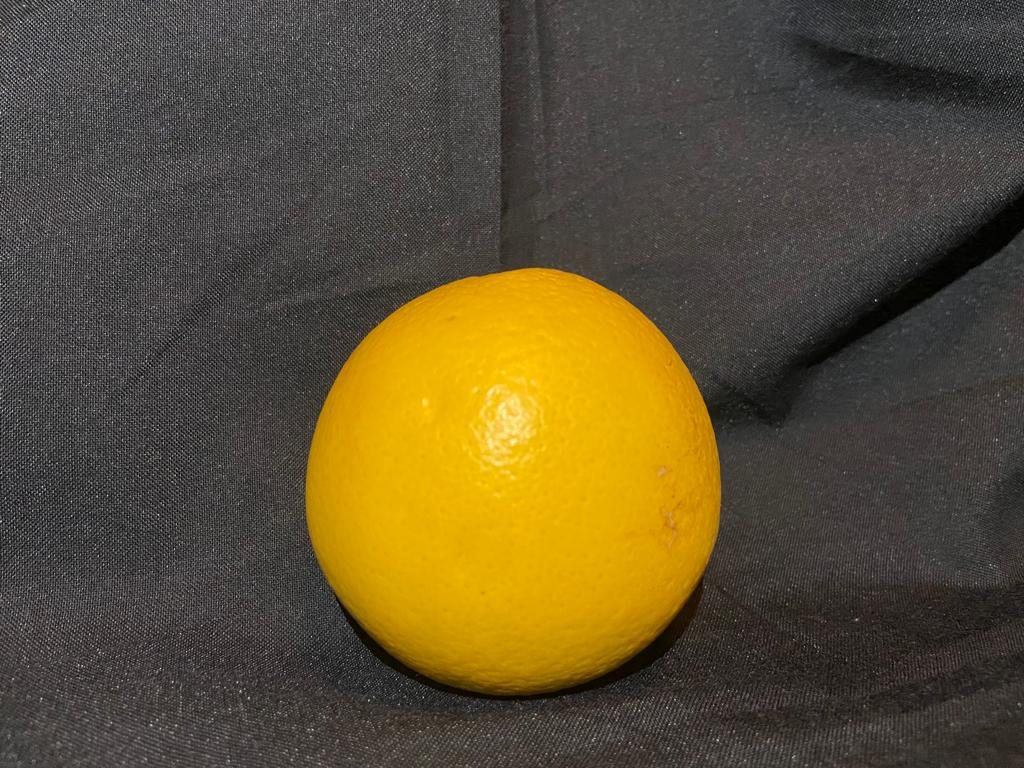
#> input picture PruebaConvoluciones/src/Naranja Buena Calidad (0).jpeg, 1024 x 768 px
$ jupyter execute PruebaNaranja.ipynb
#> lines starting #> are read from the running program, lines starting #| are printed output that depends on the picture; after the words box and inside, x2 and y2 are one past the last pixel; in counts of white or black regions, pixels touching at a corner belong together; long printed decimals are rounded
[cell 1]
import cv2 as cv
import numpy as np
import matplotlib.pyplot as plt

[cell 2]
muestra1 = cv.imread('src/Naranja Buena Calidad (0).jpeg')
#> muestra1 is the input picture: shape (768, 1024, 3); mean B, G, R 51.3, 80.5, 92.9
plt.imshow(cv.cvtColor(muestra1, cv.COLOR_BGR2RGB))

[cell 3]
(b_muestra1,g_muestra1,r_muestra1) = cv.split(muestra1)
cv.imshow('blue mask', b_muestra1)
cv.imshow('green mask', g_muestra1)
cv.imshow('red mask', r_muestra1)

plt.imshow(b_muestra1)
plt.colorbar()
plt.title('Capa azul')
plt.show()

plt.imshow(g_muestra1)
plt.colorbar()
plt.title('Capa verde')
plt.show()

plt.imshow(r_muestra1)
plt.colorbar()
plt.title('Capa roja')
plt.show()

cv.waitKey(0)

[cell 4]
def DistribucionBGR(nombre,img):
#> called with nombre = 'Muestra 1'
    colors = ('b', 'g', 'r')
    for i, col in enumerate(colors):
        hist = cv.calcHist([img], [i], None, [256], [0,256])
        plt.plot(hist, color = col)
        plt.xlim([0,256])
    plt.title(nombre)
    plt.xlabel('Intensidad')
    plt.ylabel('Numero de pixeles')
    plt.show()

DistribucionBGR('Muestra 1', muestra1)

[cell 5]
b_bilateral = cv.bilateralFilter(b_muestra1, 15, 35, 25)
g_bilateral = cv.bilateralFilter(g_muestra1, 15, 35, 25)
r_bilateral = cv.bilateralFilter(r_muestra1, 15, 35, 25)

cv.imshow('Bilateral de capa azul', b_bilateral)
cv.imshow('Bilateral de capa verde', g_bilateral)
cv.imshow('Bilateral de capa roja', r_bilateral)

cv.waitKey(0)

[cell 6]
b_canny = cv.Canny(b_muestra1, 0, 255)
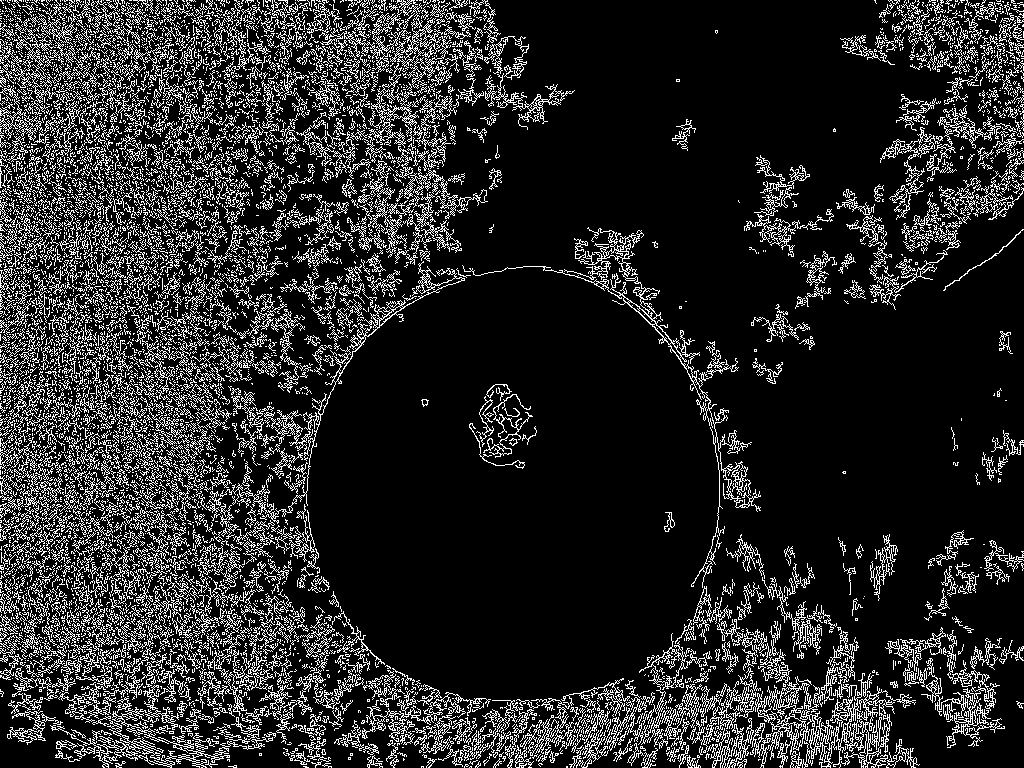
#> b_canny: shape (768, 1024); 15.7% white in thin lines or dots
g_canny = cv.Canny(g_muestra1, 0, 255)
#> g_canny: shape (768, 1024); 15.4% white in thin lines or dots
r_canny = cv.Canny(r_muestra1, 0, 255)
#> r_canny: shape (768, 1024); 15.3% white in thin lines or dots


plt.imshow(b_canny)
plt.colorbar()
plt.title('Capa azul')
plt.show()

plt.imshow(g_canny)
plt.colorbar()
plt.title('Capa verde')
plt.show()

plt.imshow(r_canny)
plt.colorbar()
plt.title('Capa roja')
plt.show()


cv.imshow('Capa azul canny', b_canny)
cv.imshow('Capa green canny', g_canny)
cv.imshow('Capa red canny', r_canny)


cv.waitKey(0)

[cell 7]
b_threshold, b_thresh = cv.threshold(b_muestra1, 150, 255, cv.THRESH_OTSU)
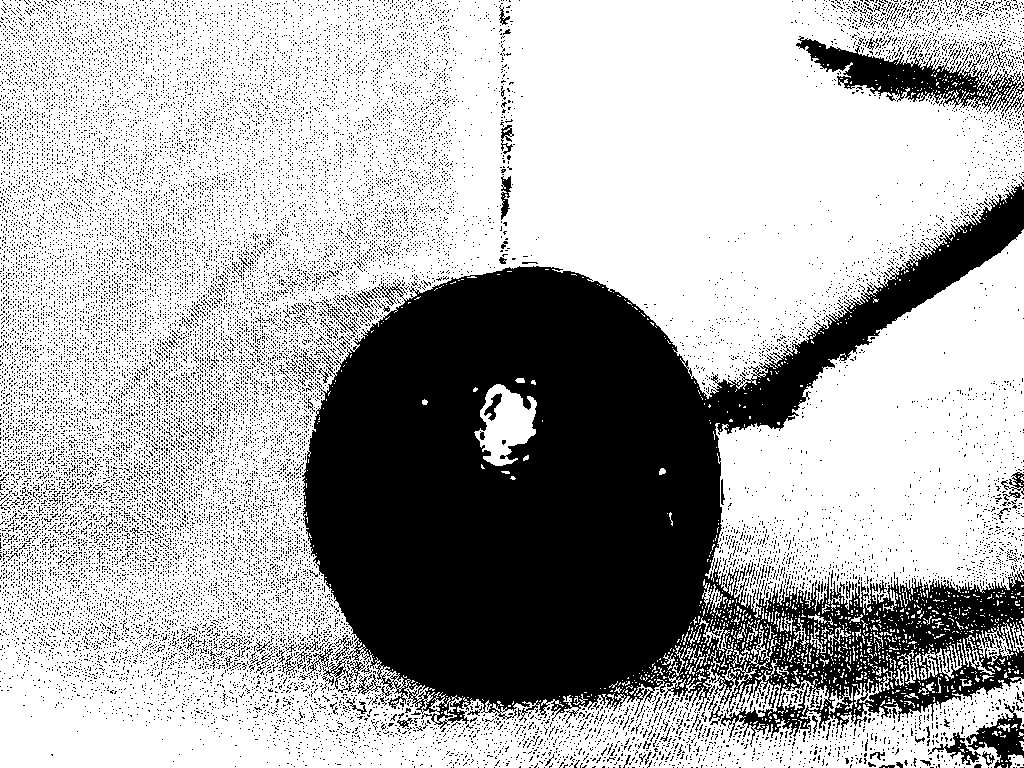
#> b_thresh: shape (768, 1024); 68.5% white; 23798 black regions (23688 under 20 px), largest, box (x1, y1, x2, y2) and area: (302, 182, 1024, 747) 189153, (796, 36, 1024, 114) 5920, (966, 703, 1024, 768) 1493
#> b_threshold = 41
cv.imshow('Capa azul Thesholded', b_thresh)

g_threshold, g_thresh = cv.threshold(g_muestra1, 150, 255, cv.THRESH_OTSU)
#> g_thresh: shape (768, 1024); 19.2% white; 11219 white regions (11216 under 20 px), largest, box (x1, y1, x2, y2) and area: (306, 268, 721, 681) 132731, (21, 72, 39, 85) 37, (48, 41, 64, 50) 24
#> g_threshold = 111
cv.imshow('Capa verde Thesholded', g_thresh)

r_threshold, r_thresh = cv.threshold(r_muestra1, 150, 255, cv.THRESH_OTSU)
#> r_thresh: shape (768, 1024); 17.4% white; 2279 white regions (2278 under 20 px), largest, box (x1, y1, x2, y2) and area: (306, 268, 721, 685) 134370
#> r_threshold = 143
cv.imshow('Capa roja Thesholded', r_thresh)


b_bilateral_threshold, b_bilateral_thresh = cv.threshold(b_bilateral, 150, 255, cv.THRESH_OTSU)
#> b_bilateral_thresh: shape (768, 1024); 78.7% white; 240 black regions (224 under 20 px), largest, box (x1, y1, x2, y2) and area: (304, 187, 1024, 705) 156275, (875, 582, 1024, 662) 4826, (813, 46, 979, 98) 3410
#> b_bilateral_threshold = 34
cv.imshow('Capa azul blured Thesholded', b_bilateral_thresh)

g_bilateral_threshold, g_bilateral_thresh = cv.threshold(g_bilateral, 150, 255, cv.THRESH_OTSU)
#> g_bilateral_thresh: shape (768, 1024); 16.9% white; 927 white regions (926 under 20 px), largest, box (x1, y1, x2, y2) and area: (306, 268, 721, 677) 131923
#> g_bilateral_threshold = 114
cv.imshow('Capa verde blured Thesholded', g_bilateral_thresh)

r_bilateral_threshold, r_bilateral_thresh = cv.threshold(r_bilateral, 150, 255, cv.THRESH_OTSU)
#> r_bilateral_thresh: shape (768, 1024); 17.1% white; 90 white regions (89 under 20 px), largest, box (x1, y1, x2, y2) and area: (306, 268, 721, 682) 134294
#> r_bilateral_threshold = 144
cv.imshow('Capa roja blured Thesholded', r_bilateral_thresh)

cv.waitKey(0)

[cell 8]
plt.imshow(b_bilateral_thresh)
plt.colorbar()
plt.title('Capa azul')
plt.show()

plt.imshow(g_bilateral_thresh)
plt.colorbar()
plt.title('Capa verde')
plt.show()

plt.imshow(r_bilateral_thresh)
plt.colorbar()
plt.title('Capa roja')
plt.show()

[cell 9]
retval, labels, stats, centroids = cv.connectedComponentsWithStats(r_bilateral_thresh)
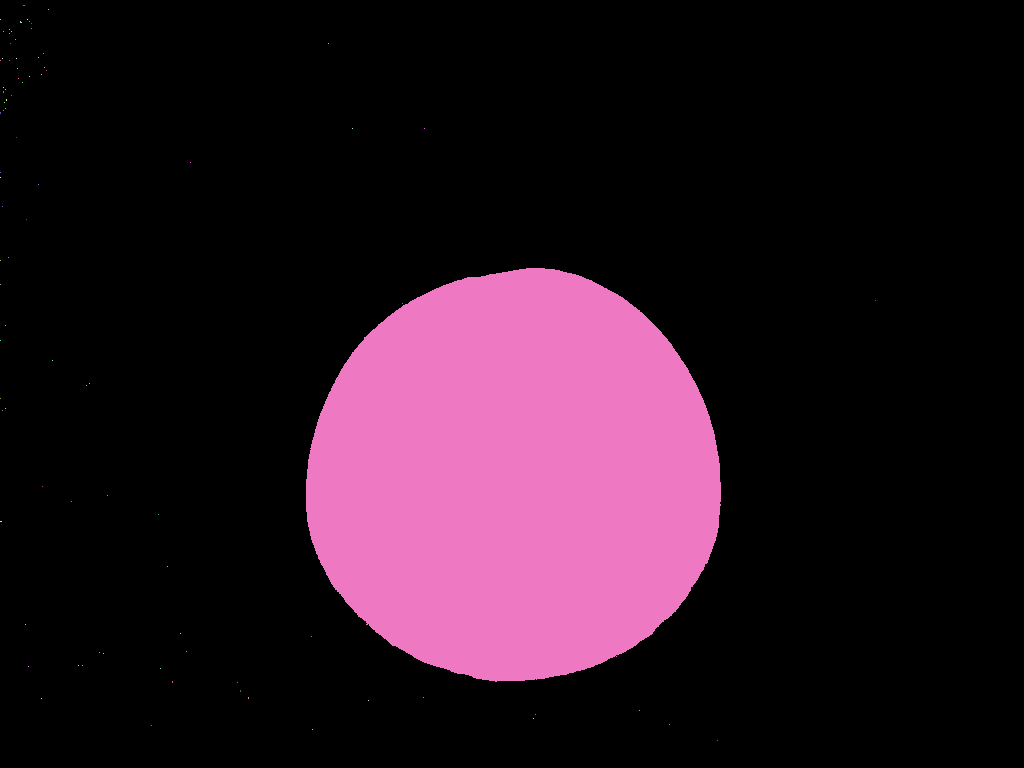
#> labels: shape (768, 1024) int32; 91 distinct labels, from 0 to 90; one colour per label, 0 black
#> retval = 91; stats = 91 rows, first 6: [0, 0, 1024, 768, 652039], [23, 5, 2, 1, 2], [48, 9, 1, 1, 1], [0, 19, 1, 1, 1], [27, 19, 1, 1, 1], [20, 21, 2, 2, 3]; centroids = 91 pairs, first value 0 to 875, second value 5 to 740

# Map component labels to hue val
label_hue = np.uint8(179*labels/np.max(labels))
blank_ch = 255*np.ones_like(label_hue)
labeled_img = cv.merge([label_hue, blank_ch, blank_ch])

# cvt to BGR for display
labeled_img = cv.cvtColor(labeled_img, cv.COLOR_HSV2BGR)

# set bg label to black
labeled_img[label_hue==0] = 0

plt.imshow(labeled_img)

print('Cantidad de componentes conectados: ', retval)
#| Cantidad de componentes conectados:  91
#print(labels)

[cell 10]
area_min = 200

for i in range(0, retval):
    area = stats[i, cv.CC_STAT_AREA]
    if area < area_min:
        #print('Area: {}'.format(area))

        indices = np.where(labels == i)
        r_bilateral_thresh[indices] = 0
#> this loop made 91 passes
#> area on passes 1, 50: 652039, 134294
#> r_bilateral_thresh: shape (768, 1024); 17.1% white; 1 white region

plt.imshow(r_bilateral_thresh, cmap='gray')

cv.imshow('Imagen aislada', r_bilateral_thresh)
cv.waitKey(0)

https://drive.google.com/drive/folders/1VHw0t6vWdAgdRXYDMBozNLrj7No1IMxt

https://www.youtube.com/watch?v=o0SSZPmKXZU

[cell 11]
contours, hierarchy = cv.findContours(r_bilateral_thresh, cv.RETR_TREE, cv.CHAIN_APPROX_SIMPLE)
#> contours = 1 contour; box (x1, y1, x2, y2) and area: (306, 268, 721, 682) 133696

[cell 12]
muestraContorno = cv.drawContours(muestra1, contours, -1, (0,255,0), 3)
cv.imshow('Contornos', muestraContorno)

cv.waitKey(0)

[cell 13]
perimetro = cv.arcLength(contours[0], True)
#> perimetro = 1389.8
area = cv.contourArea(contours[0])
#> area = 133696.5
print(f"El perimetro de la naranja es de: {perimetro} pixeles\nEl area de la naranja es de {area} pixeles")
#| El perimetro de la naranja es de: 1389.751 pixeles
#| El area de la naranja es de 133696.5 pixeles

[cell 14]
rect = cv.minAreaRect(contours[0])
#> rect = ((510.7, 476.7), (416.1, 408), -8.75)
box = cv.boxPoints(rect)
#> box = [[336.1, 710], [274, 306.7], [685.3, 243.4], [747.3, 646.7]]
box = np.int0(box)
#> box = [[336, 709], [274, 306], [685, 243], [747, 646]]
cv.drawContours(muestra1, [box], 0, (0,0,255), 2)
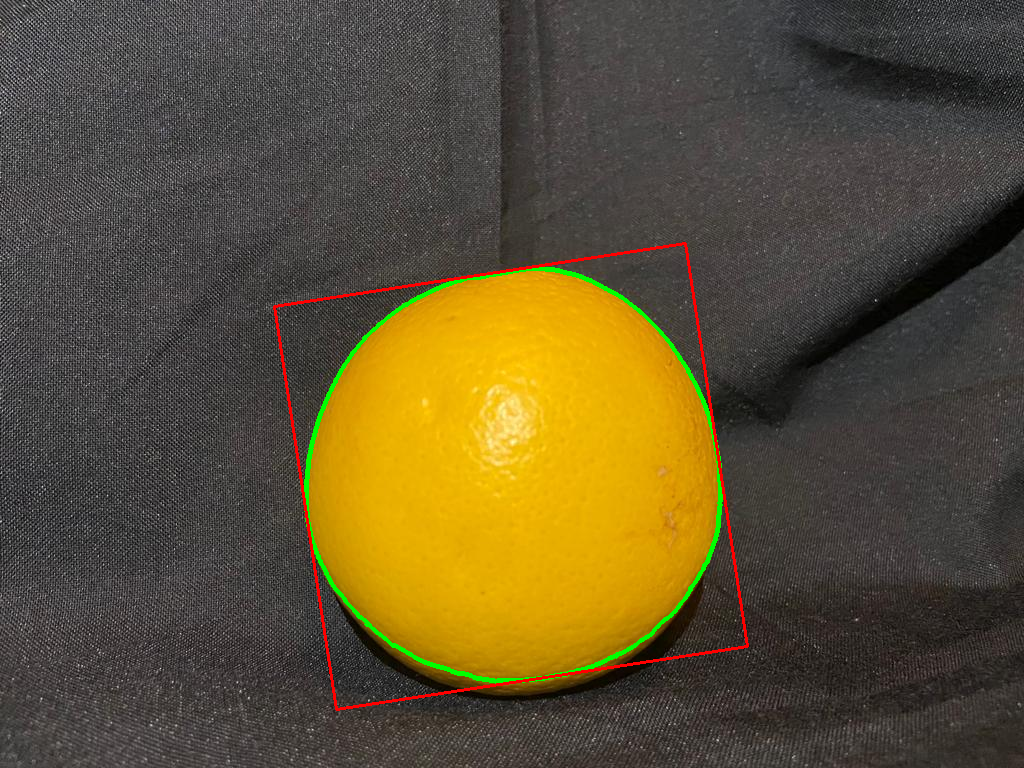
#> muestra1: shape (768, 1024, 3); mean B, G, R 50.9, 81.1, 93.1
cv.imshow('Min rectangulo', muestra1)
cv.waitKey(0)

[cell 15]
suma = 0
cant = 0
for i in b_muestra1:
    for j in i:
        cant += 1
        suma += j
#> after the loop, cant = 786432; suma = 40315837
print(suma/cant)
#| 51.264

for i in g_muestra1:
    for j in i:
        cant += 1
        suma += j
#> after the loop, cant = 1572864; suma = 103612284
print(suma/cant)
#| 65.875

for i in r_muestra1:
    for j in i:
        cant += 1
        suma += j
#> after the loop, cant = 2359296; suma = 176665458
print(suma/cant)
#| 74.881

[cell 16]
blueMask = cv.bitwise_or(b_muestra1, b_muestra1, mask = r_bilateral_thresh)
greenMask = cv.bitwise_or(g_muestra1, g_muestra1, mask = r_bilateral_thresh)
redMask = cv.bitwise_or(r_muestra1, r_muestra1, mask = r_bilateral_thresh)

cv.imshow('mascara azul', blueMask)
cv.imshow('mascara verde', greenMask)
cv.imshow('mascara roja', redMask)

cv.waitKey(0)

[cell 17]
merged = cv.merge([blueMask, greenMask, redMask])

DistribucionBGR('Roman2', merged)
#> call 2 of DistribucionBGR, with nombre = 'Roman2'
#> in DistribucionBGR (call 2), `plt.show()`:
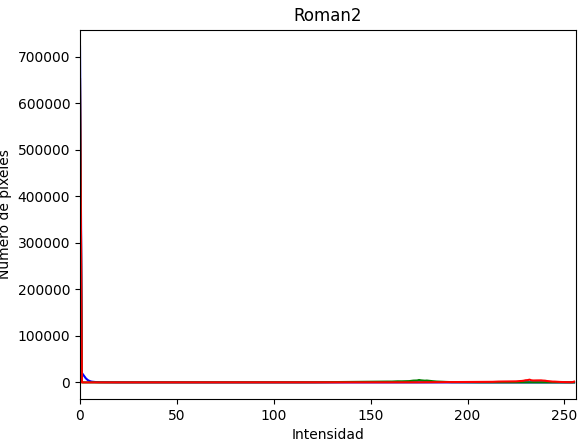
#> figure drawn by matplotlib, 1 panel; curve peaks at x = 0, y = 722644; curve peaks at x = 0, y = 652138; curve peaks at x = 0, y = 652138

cv.waitKey(0)

[cell 18]
suma = 0
cant = 0
for i in blueMask:
    for j in i:
        if j != 0:
            cant += 1
            suma += j
#> after the loop, cant = 63788; suma = 507168
res = suma/(2.55*cant)
#> res = 3.12
print(res)
#| 3.118

suma = 0
cant = 0
for i in greenMask:
    for j in i:
        if j != 0:
            cant += 1
            suma += j
#> after the loop, cant = 134294; suma = 22207017
res = suma/(2.55*cant)
#> res = 64.85
print(res)
#| 64.848


suma = 0
cant = 0
for i in redMask:
    for j in i:
        if j != 0:
            cant += 1
            suma += j
#> after the loop, cant = 134294; suma = 29983388
res = suma/(2.55*cant)
#> res = 87.56
print(res)
#| 87.556

$ run again, with PruebaConvoluciones/src/Naranja Buena Calidad (1).jpeg copied over PruebaConvoluciones/src/Naranja Buena Calidad (0).jpeg
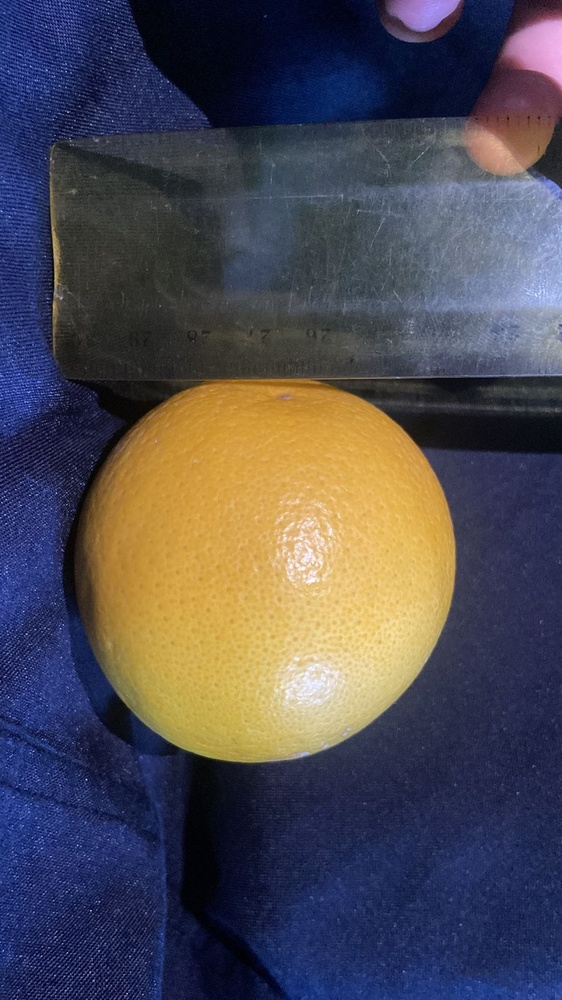
#> input picture PruebaConvoluciones/src/Naranja Buena Calidad (1).jpeg, 562 x 1000 px, shrunk from 900 x 1600 before the run
#> muestra1 is the input picture: shape (1000, 562, 3); mean B, G, R 83.4, 75.3, 78.7
#> b_canny: shape (1000, 562); 12.8% white in thin lines or dots
#> g_canny: shape (1000, 562); 10% white in thin lines or dots
#> r_canny: shape (1000, 562); 9.5% white in thin lines or dots
#> b_thresh: shape (1000, 562); 28.3% white; 2963 white regions (2851 under 20 px), largest, box (x1, y1, x2, y2) and area: (230, 121, 562, 379) 40468, (237, 482, 449, 762) 36160, (0, 469, 166, 980) 29401
#> b_threshold = 97
#> g_thresh: shape (1000, 562); 25.9% white; 1111 white regions (1093 under 20 px), largest, box (x1, y1, x2, y2) and area: (94, 383, 456, 763) 110381, (396, 127, 562, 377) 28325, (508, 18, 562, 90) 2386
#> g_threshold = 103
#> r_thresh: shape (1000, 562); 23.7% white; 474 white regions (448 under 20 px), largest, box (x1, y1, x2, y2) and area: (92, 379, 456, 763) 112068, (445, 121, 562, 370) 14543, (504, 13, 562, 95) 2830
#> r_threshold = 120
#> b_bilateral_thresh: shape (1000, 562); 27.6% white; 645 white regions (624 under 20 px), largest, box (x1, y1, x2, y2) and area: (232, 127, 562, 377) 41195, (243, 486, 442, 761) 36942, (0, 474, 147, 971) 31919
#> b_bilateral_threshold = 97
#> g_bilateral_thresh: shape (1000, 562); 25.5% white; 60 white regions (53 under 20 px), largest, box (x1, y1, x2, y2) and area: (97, 380, 456, 763) 110534, (399, 128, 562, 376) 28648, (509, 18, 562, 87) 2364
#> g_bilateral_threshold = 103
#> r_bilateral_threshold = 120
#> `retval, labels, stats, centroids = cv.connectedComponentsWithStats(r_b..`:
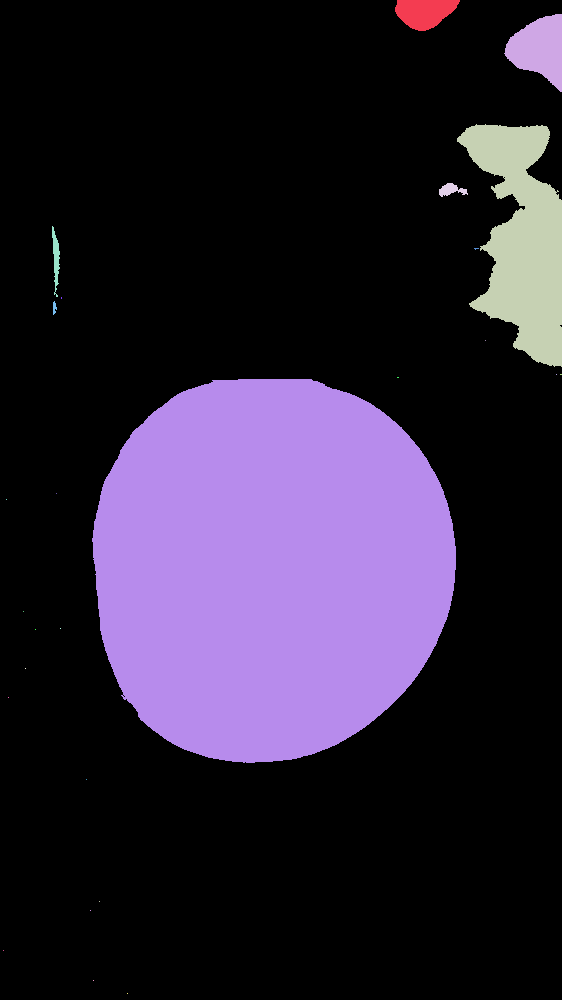
#> labels: shape (1000, 562) int32; 27 distinct labels, from 0 to 26; one colour per label, 0 black
#> retval = 27; stats = 27 rows, first 6: [0, 0, 562, 1000, 430141], [395, 0, 65, 31, 1427], [504, 14, 58, 78, 2808], [457, 124, 105, 243, 14908], [439, 183, 29, 14, 221], [52, 226, 8, 71, 285]; centroids = 27 pairs, first value 3 to 560.5, second value 12.03 to 993
#| Cantidad de componentes conectados:  27
#> the loop `for i in range(0, retval):` made 27 passes
#> (area, indices) on pass 9: (37, 37 positions, rows 301 to 314, columns 53 to 56)
#> contours = 9 contours, 3 with area under 20; largest, box (x1, y1, x2, y2) and area: (92, 379, 456, 763) 111600, (457, 124, 562, 367) 14536, (504, 14, 562, 92) 2702, (395, 0, 460, 31) 1354, (52, 226, 60, 297) 212, (439, 183, 468, 197) 184
#> perimetro = 1264.7
#> `area = cv.contourArea(contours[0])`: area = 111600
#| El perimetro de la naranja es de: 1264.656 pixeles
#| El area de la naranja es de 111600.0 pixeles
#> rect = ((274.5, 569.4), (362.5, 383.3), -2.2)
#> `box = cv.boxPoints(rect)`: box = [[100.7, 767.9], [85.99, 384.8], [448.3, 370.9], [463, 754]]
#> `box = np.int0(box)`: box = [[100, 767], [85, 384], [448, 370], [462, 753]]
#> muestra1: shape (1000, 562, 3); mean B, G, R 81, 77.4, 77.9
#> after the loop `for i in b_muestra1:`: cant = 562000; suma = 46881686
#| 83.419
#> after the loop `for i in g_muestra1:`: cant = 1124000; suma = 89175889
#| 79.338
#> after the loop `for i in r_muestra1:`: cant = 1686000; suma = 133392793
#| 79.118
#> in DistribucionBGR (call 2), `plt.show()`:
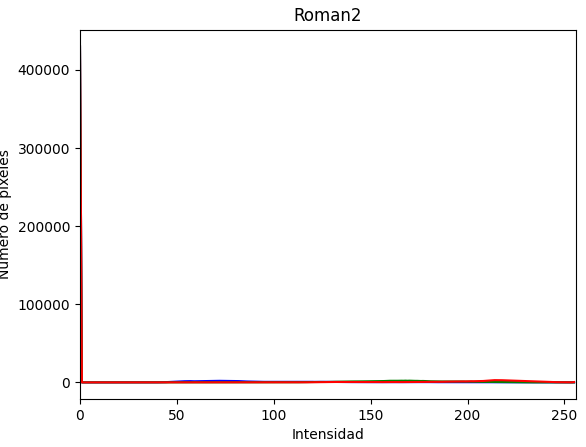
#> figure drawn by matplotlib, 1 panel; curve peaks at x = 0, y = 430205; curve peaks at x = 0, y = 430205; curve peaks at x = 0, y = 430205
#> after the loop `for i in blueMask:`: cant = 131795; suma = 13507193
#> `res = suma/(2.55*cant)`: res = 40.19
#| 40.191
#> after the loop `for i in greenMask:`: cant = 131795; suma = 21796597
#> `res = suma/(2.55*cant)`: res = 64.86
#| 64.856
#> after the loop `for i in redMask:`: cant = 131795; suma = 26462736
#> `res = suma/(2.55*cant)`: res = 78.74
#| 78.740
